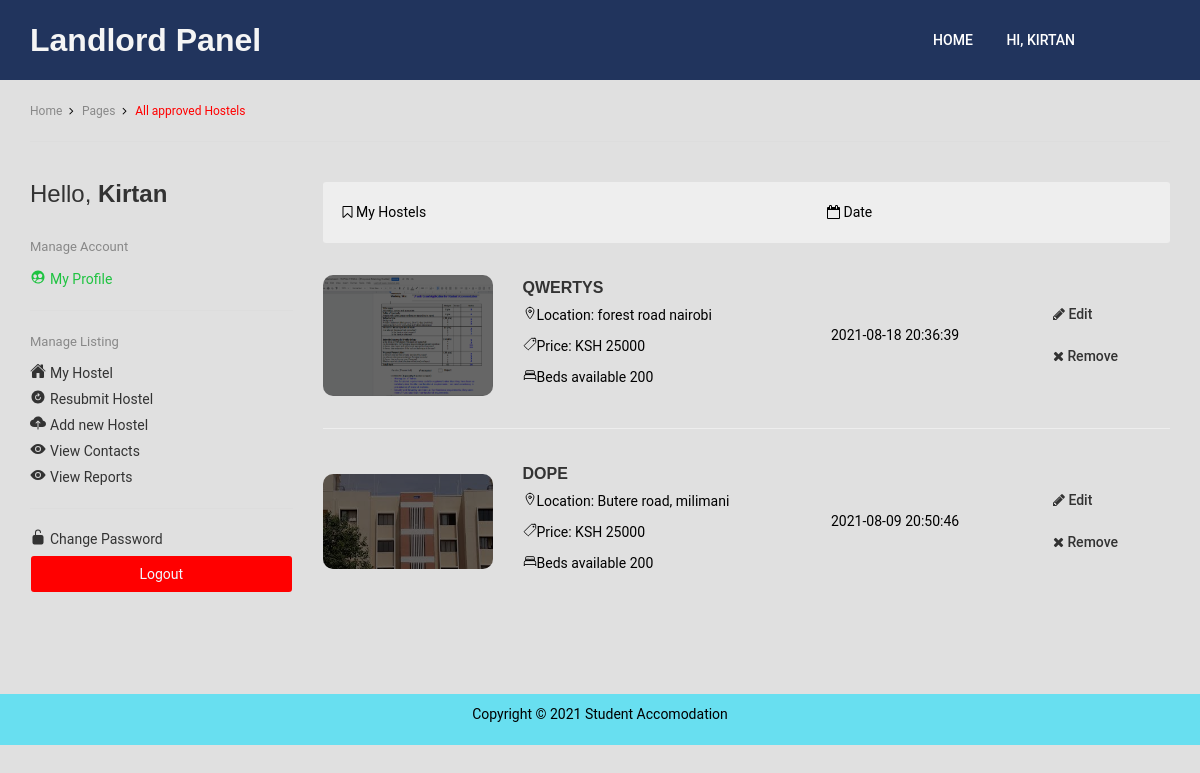
Page /landlord/my_hostel.php (signed in) on the earlier database version.
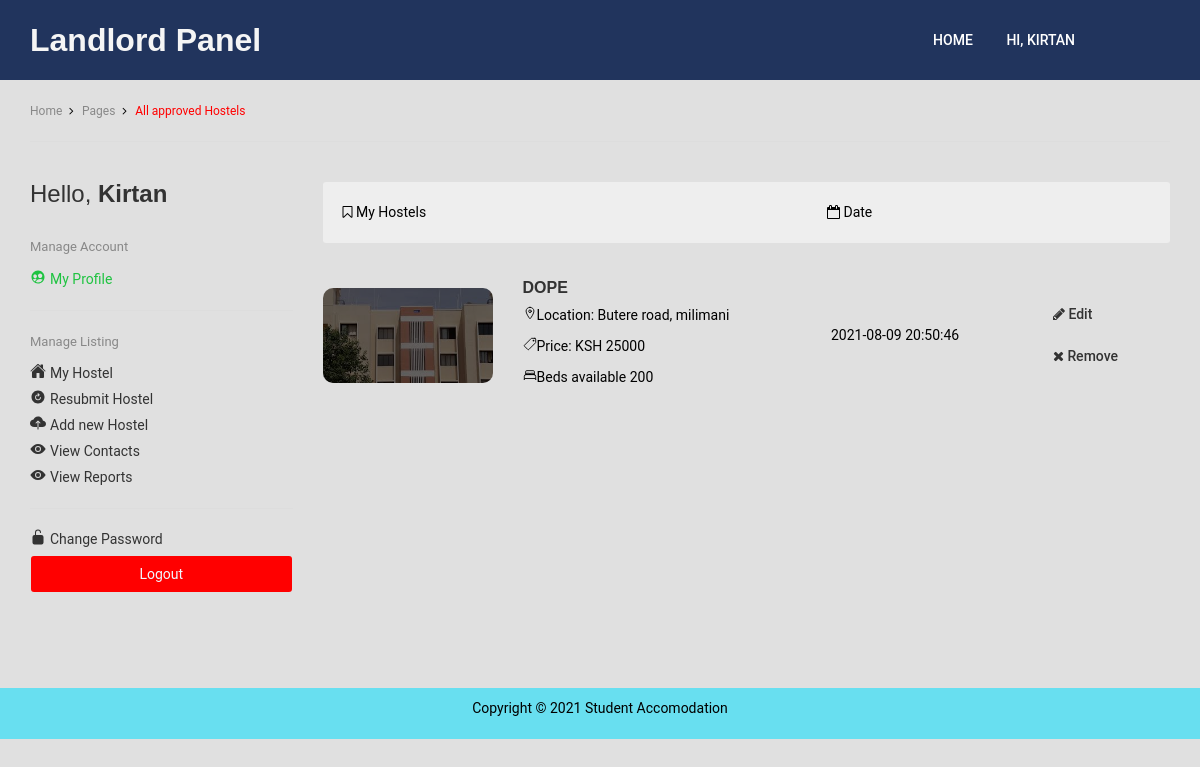
Same page on the later database version.
### tables this page shows
CREATE TABLE `hos_details` (
  `ID` int(11) NOT NULL,
  `agent_id` int(11) NOT NULL,
  `hos_name` varchar(50) NOT NULL,
  `hos_type` varchar(50) NOT NULL,
  `share_no` int(11) DEFAULT NULL,
  `bed_no` int(11) DEFAULT NULL,
  `price` varchar(50) NOT NULL,
  `description` varchar(255) NOT NULL,
  `ft_img` varchar(255) NOT NULL,
  `location` varchar(255) NOT NULL,
  `friendly_add` varchar(255) NOT NULL,
  `transport` varchar(255) DEFAULT NULL,
  `services` varchar(50) NOT NULL,
  `rules` varchar(50) NOT NULL,
  `uploaded_on` datetime NOT NULL DEFAULT current_timestamp(),
  `isActive` tinyint(1) NOT NULL DEFAULT 1,
  `agent_active` tinyint(1) NOT NULL DEFAULT 0
);

### landlord/includes/core_inc.php (the view, shortened to what this page needs)
<?php
function all_hostel()
{
    require 'config.php';
    $query = "SELECT * FROM `hos_details` WHERE `isActive`= 0 AND `agent_active`=0 AND `agent_id` = '" . $_SESSION['id_landlord'] . "'  ORDER by `ID` DESC";
    $query_run = mysqli_query($con, $query);
    $query_row = mysqli_num_rows($query_run);
    if ($query_row == 0) {
        echo "None of your hostels are Approved Yet";
    } else {
        while ($row = mysqli_fetch_array($query_run)) {
?>
            <li class="manage-list__item">
                <div class="manage-list__item-container">
                    <div class="manage-list__item-img">
                        <a href="viewhostel.php?hosid=<?php echo $row['ID'] ?>">
                            <img src="<?php echo $row['ft_img'] ?>" alt="<?php echo $row['hos_name'] . ' image' ?>" width="170px" height="200px" class="img_edit">
                        </a>
                    </div>
                    <div class="manage-list__item-detail">
                        <h3 class="listing__title"><a href="viewhostel.php?hosid=<?php echo $row['ID'] ?>"><?php echo $row['hos_name']; ?></a></h3>
                        <p class="listing_location">
                            <ion-icon name="location-outline"></ion-icon>Location: <?php echo $row['location'] ?>
                        </p>
                        <p class="listing_price">
                            <ion-icon name="pricetag-outline"></ion-icon>Price: KSH <?php echo $row['price'] ?>
                        </p>
                        <p class="listing_price">
                            <ion-icon name="bed-outline"></ion-icon>Beds available <?php echo $row['bed_no'] ?>
                        </p>
                    </div>
                </div>
                <div class="manage-list__expire-date">
                    <?php echo $row['uploaded_on'] ?>
                </div>
                <div class="manage-list__action">
                    <a href="update_hostel.php?edit_hostel=<?php echo $row['ID'] ?>" class="edit"><i class="fa fa-pencil" aria-hidden="true"></i> Edit</a><br>
                    <a href="includes/remove_hostel.php?remove=<?php echo $row['ID'] ?>" class="remove" id="#"><i class="fa fa-times" aria-hidden="true"></i> Remove</a>
                </div>
            </li>
<?php }
    }
}
?>

Differences in the rows shown:
no longer on this page (row edited): hos_details: ft_img+hos_name (picture), hos_name "QWERTYS", location "forest road nairobi", price "25000", bed_no "200", uploaded_on "2021-08-18 20:36:39"
